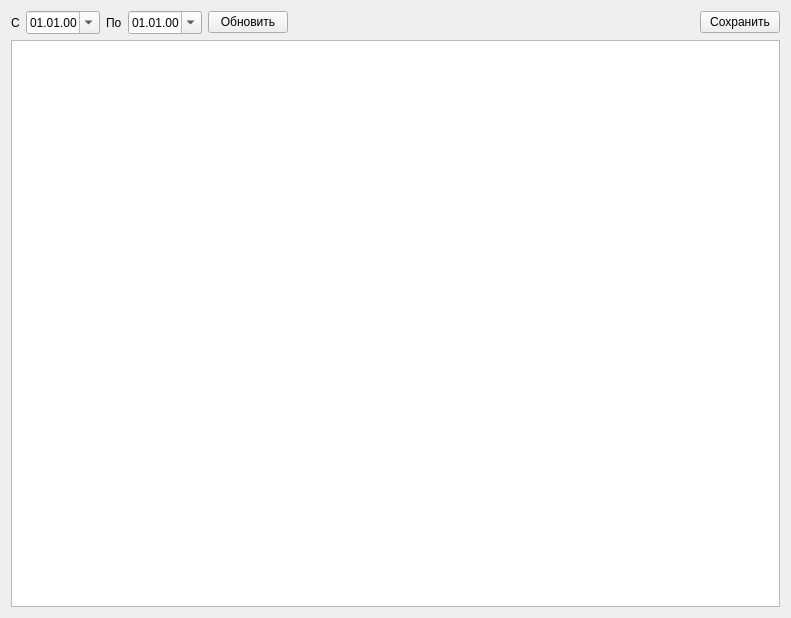
<?xml version="1.0" encoding="UTF-8"?>
<ui version="4.0">
 <class>FormRepMon</class>
 <widget class="QWidget" name="FormRepMon">
  <property name="geometry">
   <rect>
    <x>0</x>
    <y>0</y>
    <width>791</width>
    <height>618</height>
   </rect>
  </property>
  <property name="windowTitle">
   <string>Form</string>
  </property>
  <layout class="QVBoxLayout" name="verticalLayout">
   <item>
    <layout class="QHBoxLayout" name="horizontalLayout">
     <item>
      <widget class="QLabel" name="label">
       <property name="text">
        <string>С</string>
       </property>
      </widget>
     </item>
     <item>
      <widget class="QDateEdit" name="dateEditBeg">
       <property name="displayFormat">
        <string>dd.MM.yy</string>
       </property>
       <property name="calendarPopup">
        <bool>true</bool>
       </property>
      </widget>
     </item>
     <item>
      <widget class="QLabel" name="label_2">
       <property name="text">
        <string>По</string>
       </property>
      </widget>
     </item>
     <item>
      <widget class="QDateEdit" name="dateEditEnd">
       <property name="displayFormat">
        <string>dd.MM.yy</string>
       </property>
       <property name="calendarPopup">
        <bool>true</bool>
       </property>
      </widget>
     </item>
     <item>
      <widget class="QPushButton" name="pushButtonUpd">
       <property name="text">
        <string>Обновить</string>
       </property>
      </widget>
     </item>
     <item>
      <spacer name="horizontalSpacer">
       <property name="orientation">
        <enum>Qt::Horizontal</enum>
       </property>
       <property name="sizeHint" stdset="0">
        <size>
         <width>40</width>
         <height>20</height>
        </size>
       </property>
      </spacer>
     </item>
     <item>
      <widget class="QPushButton" name="pushButtonSav">
       <property name="text">
        <string>Сохранить</string>
       </property>
      </widget>
     </item>
    </layout>
   </item>
   <item>
    <widget class="TableView" name="tableViewRep"/>
   </item>
  </layout>
 </widget>
 <customwidgets>
  <customwidget>
   <class>TableView</class>
   <extends>QTableView</extends>
   <header>tableview.h</header>
  </customwidget>
 </customwidgets>
 <resources/>
 <connections/>
</ui>
